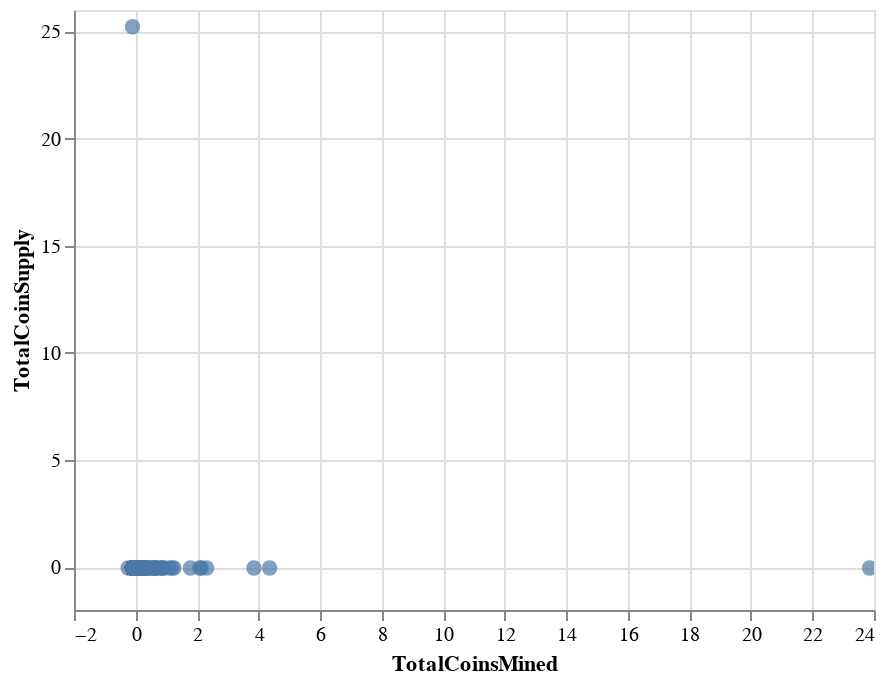

The code cell stored with this chart in its notebook:
### Code cell
alt.Chart(cluster_scaled_df).mark_circle(size=60).encode(
    x="TotalCoinsMined",
    y='TotalCoinSupply',
#     color='indx'
#     tooltip=['indx']
).interactive()

### Figure 1 — Vega-Lite specification as saved in the notebook (floating-point values rounded to 4 significant figures; data arrays with more than 128 entries replaced by an {"elided": "..."} marker saying what was removed)
{"config": {"view": {"continuousWidth": 400, "continuousHeight": 300}}, "data": {"name": "data-6528a8f064c9d5c8a1697407778c3293"}, "mark": {"type": "circle", "size": 60}, "encoding": {"x": {"type": "quantitative", "field": "TotalCoinsMined"}, "y": {"type": "quantitative", "field": "TotalCoinSupply"}}, "selection": {"selector002": {"type": "interval", "bind": "scales", "encodings": ["x", "y"]}}, "$schema": "https://vega.github.io/schema/vega-lite/v4.8.1.json", "datasets": {"data-6528a8f064c9d5c8a1697407778c3293": {"elided": "637 records"}}}
